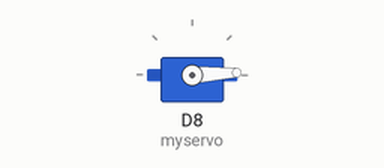
Simulated run of this sketch. Board: ESP8266 (NodeMCU). Shown: servo.

Above: at 0.05 s.
At 1.3 s:
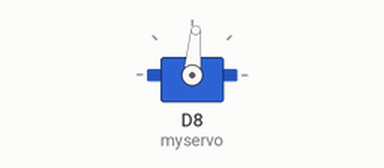
At 2.6 s:
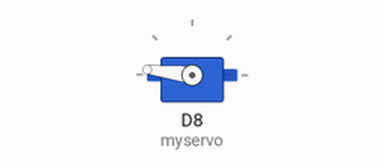
At 5.2 s:
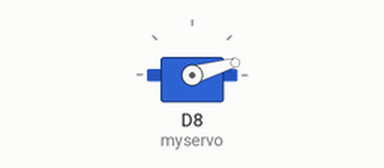
Timing chart, 0 to 7.1 s (numbered marks = the images above):
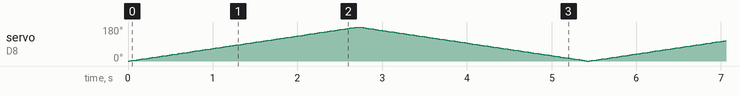

The sketch:

ejemplo3-nodemcu.ino
```cpp
#include <Servo.h>

Servo myservo; // create servo object to control a servo

void setup(){
  myservo.attach(D8); // attach the servo on D8 = GPIO15
}

void loop(){
  int pos; // holds the position the servo should move to
  // goes from 0 degrees to 180 degrees
  // in steps of 1 degree
  for(pos = 0; pos <= 180; pos += 1){
    myservo.write(pos); // move servo to position in var pos
    delay(15); // waits 15ms to reach the position
  }
  // goes from 180 degrees to 0 degrees
  // in steps of 1 degree
  for(pos = 180; pos>=0; pos-=1) {
    myservo.write(pos); // move servo to position in var pos
    delay(15); // waits 15ms to reach the position
  }
}
```
